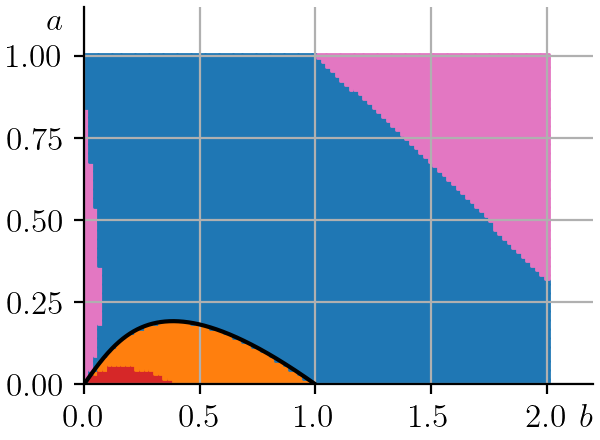

This figure's Python source:
from __future__ import print_function, division
import numpy as np
import matplotlib as mpl
import matplotlib.pyplot as plt
from matplotlib import rc

rc('text', usetex=True)
#rc('text.latex', preamble=r'\usepackage[notextcomp]{stix2}')
rc('font', family='serif')
rc('font', size=12)

t_min = 0
t_max = 1.1
t = np.linspace(t_min, t_max, num=1000)
A = 1
a = 2
K = 1
#x = A*np.exp(a*t)
B = (1.7321*(27*t**2+1)**0.5+9*t)**(1/3)
x = 0.48075*B - 0.69336/B - t

fig = plt.figure(figsize=(3,2.2))
ax = fig.subplots(1, 1)

ax.spines['right'].set_visible(False)
ax.spines['top'].set_visible(False)
ax.tick_params(top=False, right=False)

# ax.set_xticks([0,0.333,1])
# ax.set_xticklabels([0,"$1/3$",1])
# ax.set_yticks([0,1/(3**1.5)])
# ax.set_yticklabels(["0","$3^{-3/2}$"])
ax.grid(True)
#ax.axhline(K,color='k',linewidth=0.8,dashes=(5,5),xmin=0.5)

for b in np.linspace(0.01,2,100):
    for a in np.linspace(0.01,1,int(100*2.2/3)):
        tr = (b-a)/(a+b) - (a+b)**2
        det = (a+b)**2
        trm4d = tr**2 - 4*det

        if trm4d < 0:
            if tr < 0:
                # Stable spiral
                c = 'C0' # blue
                s = 's'
            elif tr == 0:
                # Centre
                c = 'k'
            else:
                # Unstable spiral
                c = 'C1' # orange
                s = '^'
        elif trm4d == 0:
            if tr < 0:
                c = 'k'
            else:
                c = 'k'
        else:
            if det < 0:
                # Saddle point
                c = 'g'
            else:
                if tr < 0:
                    # Stable node
                    c = 'C6' # pink
                    s = 'o'
                else:
                    # Unstable node
                    c = 'C3' # red
                    s = 'v'

        s = 's'
        ax.scatter([b],[a],marker=s,c=c,s=2)

ticklabelpad_x = mpl.rcParams['xtick.major.pad']
ticklabelpad_y = mpl.rcParams['ytick.major.pad']
ax.annotate('$b$', xy=(1, 0), xytext=(0, -2*ticklabelpad_x), ha='right', va='top',
            xycoords='axes fraction', textcoords='offset points')
ax.annotate('$a$', xy=(0, 1), xytext=(-2*ticklabelpad_y, 0), ha='right', va='top',
            xycoords='axes fraction', textcoords='offset points')

ax.spines['left'].set_position('zero')
ax.spines['bottom'].set_position('zero')

ax.plot(t, x, c='k')

ax.set_xlim([0, 2.2])
ax.set_ylim([0, 1.15])

plt.tight_layout(pad=0.2, w_pad=0, h_pad=0)
plt.show()
